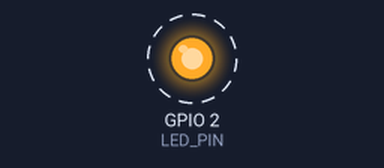
Recording of a program running on a simulated ESP32. Parts: output pins drawn as LEDs (lit = HIGH). Dashed ring = blinking.

Above: at 0.2 s.
Timing chart, 0 to 3.0 s (numbered marks = the images above):
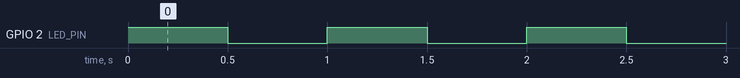

Measured:
- by itself, GPIO 2 (LED_PIN): alternates HIGH for 0.50 s and LOW for 0.50 s

The program:

main.cpp
```cpp
#include <Arduino.h>

const int LED_PIN = 2; // built-in LED on ESP32 DevKit V1

void setup()
{
  pinMode(LED_PIN, OUTPUT);
  Serial.begin(115200);
}

void loop()
{
  digitalWrite(LED_PIN, HIGH);
  delay(500);
  digitalWrite(LED_PIN, LOW);
  delay(500);
}
```
